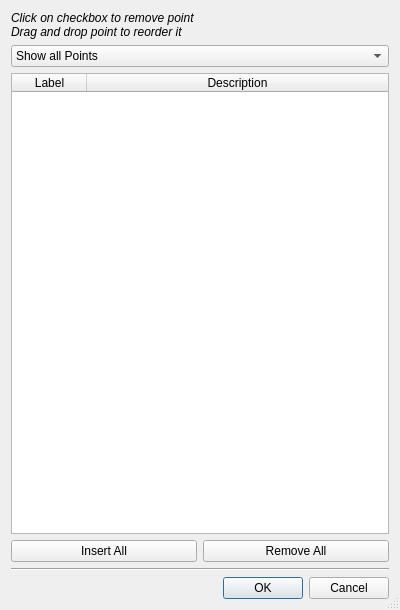
<?xml version="1.0" encoding="UTF-8"?>
<ui version="4.0">
 <class>MarkerOrderer</class>
 <widget class="QDialog" name="MarkerOrderer">
  <property name="geometry">
   <rect>
    <x>0</x>
    <y>0</y>
    <width>400</width>
    <height>610</height>
   </rect>
  </property>
  <property name="sizePolicy">
   <sizepolicy hsizetype="Fixed" vsizetype="Preferred">
    <horstretch>0</horstretch>
    <verstretch>0</verstretch>
   </sizepolicy>
  </property>
  <property name="minimumSize">
   <size>
    <width>320</width>
    <height>0</height>
   </size>
  </property>
  <property name="maximumSize">
   <size>
    <width>640</width>
    <height>16777215</height>
   </size>
  </property>
  <property name="windowTitle">
   <string>Points[*]</string>
  </property>
  <property name="sizeGripEnabled">
   <bool>true</bool>
  </property>
  <layout class="QVBoxLayout" name="verticalLayout_3" stretch="0,0,1,0,0,0">
   <item>
    <layout class="QVBoxLayout" name="verticalLayout">
     <property name="spacing">
      <number>0</number>
     </property>
     <item>
      <widget class="QLabel" name="info1">
       <property name="font">
        <font>
         <italic>true</italic>
        </font>
       </property>
       <property name="text">
        <string>Click on checkbox to remove point</string>
       </property>
       <property name="wordWrap">
        <bool>true</bool>
       </property>
      </widget>
     </item>
     <item>
      <widget class="QLabel" name="info2">
       <property name="font">
        <font>
         <italic>true</italic>
        </font>
       </property>
       <property name="text">
        <string>Drag and drop point to reorder it</string>
       </property>
       <property name="wordWrap">
        <bool>true</bool>
       </property>
      </widget>
     </item>
    </layout>
   </item>
   <item>
    <widget class="QComboBox" name="comboBox">
     <property name="currentIndex">
      <number>1</number>
     </property>
     <item>
      <property name="text">
       <string>Keep only Markers</string>
      </property>
     </item>
     <item>
      <property name="text">
       <string>Show all Points</string>
      </property>
     </item>
     <item>
      <property name="text">
       <string>Show Markers</string>
      </property>
     </item>
     <item>
      <property name="text">
       <string>Show Angles</string>
      </property>
     </item>
     <item>
      <property name="text">
       <string>Show Forces</string>
      </property>
     </item>
     <item>
      <property name="text">
       <string>Show Moments</string>
      </property>
     </item>
     <item>
      <property name="text">
       <string>Show Powers</string>
      </property>
     </item>
     <item>
      <property name="text">
       <string>Show Scalars</string>
      </property>
     </item>
    </widget>
   </item>
   <item>
    <widget class="PointEditorTableWidget" name="tableWidget">
     <property name="editTriggers">
      <set>QAbstractItemView::DoubleClicked</set>
     </property>
     <property name="showDropIndicator" stdset="0">
      <bool>true</bool>
     </property>
     <property name="dragEnabled">
      <bool>true</bool>
     </property>
     <property name="dragDropOverwriteMode">
      <bool>false</bool>
     </property>
     <property name="dragDropMode">
      <enum>QAbstractItemView::DragDrop</enum>
     </property>
     <property name="alternatingRowColors">
      <bool>true</bool>
     </property>
     <property name="selectionBehavior">
      <enum>QAbstractItemView::SelectRows</enum>
     </property>
     <property name="showGrid">
      <bool>false</bool>
     </property>
     <property name="wordWrap">
      <bool>false</bool>
     </property>
     <property name="cornerButtonEnabled">
      <bool>false</bool>
     </property>
     <property name="columnCount">
      <number>2</number>
     </property>
     <attribute name="horizontalHeaderVisible">
      <bool>true</bool>
     </attribute>
     <attribute name="horizontalHeaderDefaultSectionSize">
      <number>75</number>
     </attribute>
     <attribute name="horizontalHeaderMinimumSectionSize">
      <number>4</number>
     </attribute>
     <attribute name="horizontalHeaderStretchLastSection">
      <bool>true</bool>
     </attribute>
     <attribute name="verticalHeaderVisible">
      <bool>false</bool>
     </attribute>
     <attribute name="verticalHeaderDefaultSectionSize">
      <number>18</number>
     </attribute>
     <attribute name="verticalHeaderMinimumSectionSize">
      <number>18</number>
     </attribute>
     <column>
      <property name="text">
       <string>Label</string>
      </property>
     </column>
     <column>
      <property name="text">
       <string>Description</string>
      </property>
     </column>
    </widget>
   </item>
   <item>
    <layout class="QHBoxLayout" name="horizontalLayout">
     <item>
      <widget class="QPushButton" name="insertPointsButton">
       <property name="text">
        <string>Insert All</string>
       </property>
      </widget>
     </item>
     <item>
      <widget class="QPushButton" name="removePointsButton">
       <property name="text">
        <string>Remove All</string>
       </property>
      </widget>
     </item>
    </layout>
   </item>
   <item>
    <widget class="Line" name="line">
     <property name="orientation">
      <enum>Qt::Horizontal</enum>
     </property>
    </widget>
   </item>
   <item>
    <widget class="QDialogButtonBox" name="buttonBox">
     <property name="orientation">
      <enum>Qt::Horizontal</enum>
     </property>
     <property name="standardButtons">
      <set>QDialogButtonBox::Cancel|QDialogButtonBox::Ok</set>
     </property>
    </widget>
   </item>
  </layout>
 </widget>
 <customwidgets>
  <customwidget>
   <class>PointEditorTableWidget</class>
   <extends>QTableWidget</extends>
   <header>TableWidget.h</header>
  </customwidget>
 </customwidgets>
 <resources/>
 <connections>
  <connection>
   <sender>buttonBox</sender>
   <signal>accepted()</signal>
   <receiver>MarkerOrderer</receiver>
   <slot>accept()</slot>
   <hints>
    <hint type="sourcelabel">
     <x>248</x>
     <y>254</y>
    </hint>
    <hint type="destinationlabel">
     <x>157</x>
     <y>274</y>
    </hint>
   </hints>
  </connection>
  <connection>
   <sender>buttonBox</sender>
   <signal>rejected()</signal>
   <receiver>MarkerOrderer</receiver>
   <slot>reject()</slot>
   <hints>
    <hint type="sourcelabel">
     <x>316</x>
     <y>260</y>
    </hint>
    <hint type="destinationlabel">
     <x>286</x>
     <y>274</y>
    </hint>
   </hints>
  </connection>
 </connections>
</ui>
